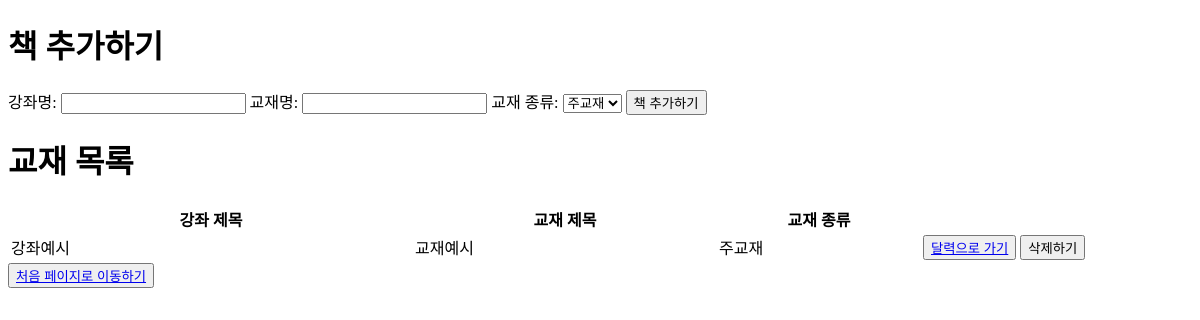
The app's page /qa_automate/booklist/, older data.
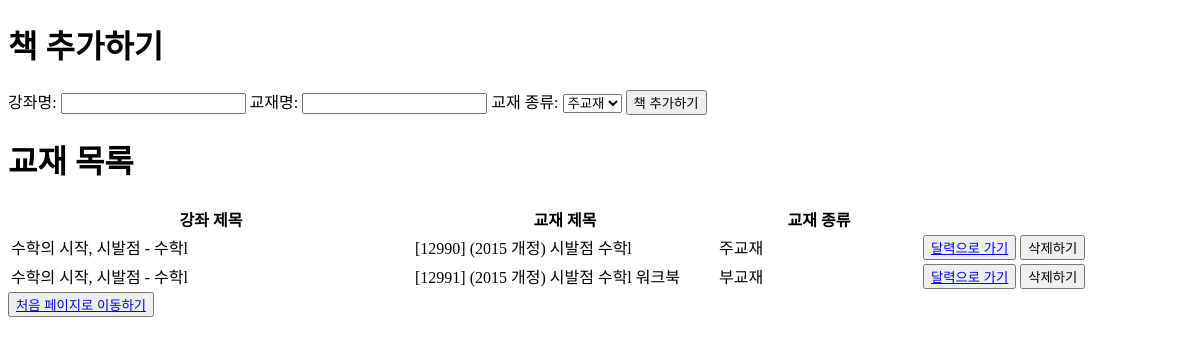
The same page, newer data.
### qa_automate/models.py (models this page shows)
class BookListTest(models.Model): #새 교재 나올 때 마다 추가
    lecture = models.CharField(max_length=100, null=True)
    title = models.CharField(max_length=100, primary_key=True)
    type = models.CharField(max_length=10, default='주교재')

### qa_automate/views.py (the view, shortened to what this page needs)
# urls.py: path('booklist/', views.booklist),
def booklist(request):
    books = BookListTest.objects.all().order_by('lecture', 'title')
    if request.method == 'POST' and 'delete_book' in request.POST:
        title = request.POST.get('delete_book')
        book = BookListTest.objects.filter(title=title).first()
        if book:
            book.delete()
    context = {
        'books': books,
    }
    return render(request, 'qa_automate/booklist.html', context)

### templates/qa_automate/booklist.html (shortened to what this page needs)
<!DOCTYPE html>
<html>
<head>
</head>
<body>
    <h1>책 추가하기</h1>
    <form method="POST">
        <label for="lecture">강좌명:</label>
        <input type="text" name="lecture" id="lecture">
        <label for="title">교재명:</label>
        <input type="text" name="title" id="title">
        <label for="title">교재 종류:</label>
        <select name="book_type" id="book_type">
            <option value="주교재">주교재</option>
        </select>
        <input type="submit" value="책 추가하기">
    </form>
    <h1>교재 목록</h1>
    {% if books %}
        <table>
            <thead>
                <tr>
                    <th width="400">강좌 제목</th>
                    <th width="300">교재 제목</th>
                    <th width="200">교재 종류</th>
                </tr>
            </thead>
            <tbody>
                {% for book in books %}
                <tr>
                    <td>{{ book.lecture }}</td>
                    <td>{{ book.title }}</td>
                    <td>{{ book.type }}</td>
                    <td><button><a href="{% url 'qa_automate:calendar' book_title=book.title %}">달력으로 가기</a></button></td>
                    <td>
                        <form method="POST">
                            <button type="submit">삭제하기</button>
                        </form>
                    </td>
                </tr>
                {% endfor %}
            </tbody>
        </table>
    {% else %}
        <p>책이 없습니다</p>
    {% endif %}
    <button><a href='{% url 'qa_automate:init' %}'>처음 페이지로 이동하기</a></button>
</body>
</html>

Row changes from the older to the newer data that the page shows:
removed BookListTest: lecture "강좌예시", title "교재예시", type "주교재"
added BookListTest: lecture "수학의 시작, 시발점 - 수학l", title "[12990] (2015 개정) 시발점 수학l", type "주교재"
added BookListTest: lecture "수학의 시작, 시발점 - 수학l", title "[12991] (2015 개정) 시발점 수학l 워크북", type "부교재"
